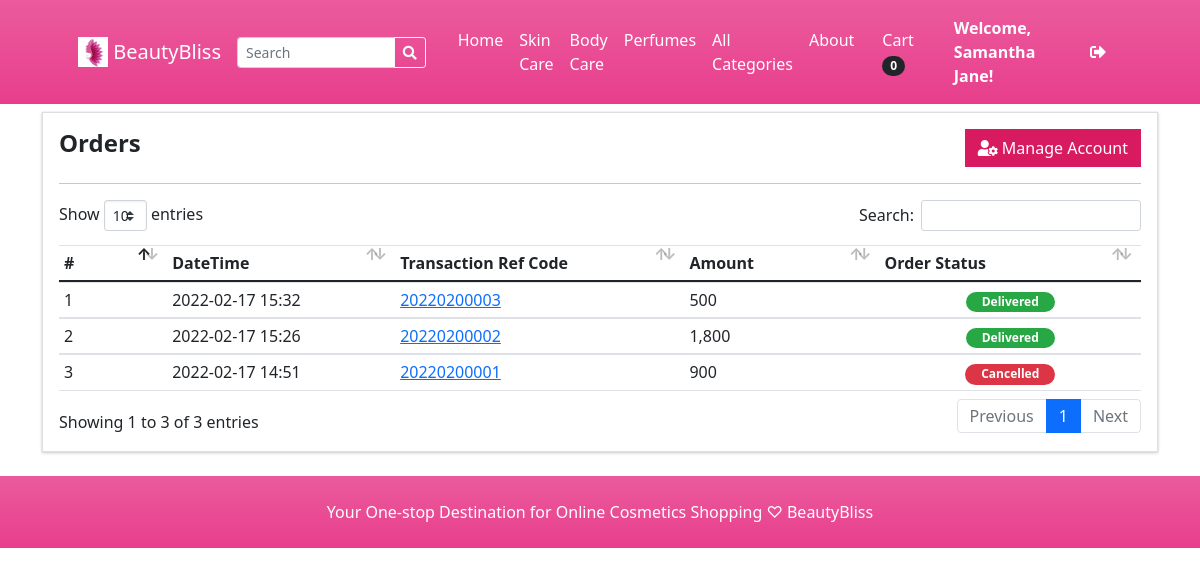
Page /?p=my_account (signed in) on the committed database.
### tables this page shows
CREATE TABLE `categories` (
  `id` int(30) NOT NULL,
  `category` varchar(250) NOT NULL,
  `description` text DEFAULT NULL,
  `status` tinyint(1) NOT NULL DEFAULT 1,
  `delete_flag` tinyint(1) NOT NULL DEFAULT 0,
  `date_created` datetime NOT NULL DEFAULT current_timestamp()
);

CREATE TABLE `orders` (
  `id` int(30) NOT NULL,
  `ref_code` varchar(100) NOT NULL,
  `client_id` int(30) NOT NULL,
  `delivery_address` text NOT NULL,
  `payment_method` varchar(100) NOT NULL,
  `order_type` tinyint(1) NOT NULL COMMENT '1= pickup,2= deliver',
  `amount` double NOT NULL,
  `status` tinyint(2) NOT NULL DEFAULT 0 COMMENT '0 = pending,\r\n1= Packed,\r\n2 = Out for Delivery,\r\n3=Delivered,\r\n4=cancelled',
  `paid` tinyint(1) NOT NULL DEFAULT 0,
  `date_created` datetime NOT NULL DEFAULT current_timestamp(),
  `date_updated` datetime DEFAULT NULL ON UPDATE current_timestamp()
);

### classes/DBConnection.php (called while the page is built, shortened)
<?php
class DBConnection{
    private $host = DB_SERVER;
    private $username = DB_USERNAME;
    private $password = DB_PASSWORD;
    private $database = DB_NAME;
    public $conn;
    public function __construct(){
        if (!isset($this->conn)) {
            $this->conn = new mysqli($this->host, $this->username, $this->password, $this->database);
        }
    }
}
?>

### classes/SystemSettings.php (called while the page is built, shortened)
<?php
class SystemSettings extends DBConnection{
	function userdata($field = ''){
		if(!empty($field)){
			if(isset($_SESSION['userdata'][$field]))
				return $_SESSION['userdata'][$field];
			else
				return null;
		}else{
			return false;
		}
	}
	function info($field=''){
		if(!empty($field)){
			if(isset($_SESSION['system_info'][$field]))
				return $_SESSION['system_info'][$field];
			else
				return false;
		}else{
			return false;
		}
	}
}
$_settings = new SystemSettings();
?>

### config.php (called while the page is built, shortened)
<?php
require_once('classes/DBConnection.php');
require_once('classes/SystemSettings.php');
function validate_image($file){
	if(!empty($file)){
        $ex = explode("?",$file);
        $file = $ex[0];
        $ts = isset($ex[1]) ? "?".$ex[1] : '';
		if(is_file(base_app.$file)){
			return base_url.$file.$ts;
		}else{
			return base_url.'dist/img/no-image-available.png';
		}
	}else{
		return base_url.'dist/img/no-image-available.png';
	}
}
?>

### my_account.php (the view, shortened to what this page needs)
<section class="py-2">
    <div class="container">
        <div class="card rounded-0">
            <div class="card-body">
                <div class="w-100 justify-content-between d-flex">
                    <h4><b>Orders</b></h4>
                    <a href="./?p=edit_account" class="btn btn btn-default btn-flat bg-maroon"><div class="fa fa-user-cog"></div> Manage Account</a>
                </div>
                    <hr class="border-warning">
                    <table class="table table-stripped text-dark">
                        <colgroup>
                            <col width="10%">
                            <col width="15">
                            <col width="25">
                            <col width="25">
                            <col width="15">
                        </colgroup>
                        <thead>
                            <tr>
                                <th>#</th>
                                <th>DateTime</th>
                                <th>Transaction Ref Code</th>
                                <th>Amount</th>
                                <th>Order Status</th>
                            </tr>
                        </thead>
                        <tbody>
                            <?php
                                $i = 1;
                                $qry = $conn->query("SELECT o.*,concat(c.firstname,' ',c.lastname) as client from `orders` o inner join clients c on c.id = o.client_id where o.client_id = '".$_settings->userdata('id')."' order by unix_timestamp(o.date_created) desc ");
                                while($row = $qry->fetch_assoc()):
                            ?>
                                <tr>
                                    <td><?php echo $i++ ?></td>
                                    <td><?php echo date("Y-m-d H:i",strtotime($row['date_created'])) ?></td>
                                    <td><a href="javascript:void(0)" class="view_order" data-id="<?php echo $row['id'] ?>"><?php echo $row['ref_code'] ?></a></td>
                                    <td><?php echo number_format($row['amount']) ?> </td>
                                    <td class="text-center">
                                            <?php if($row['status'] == 0): ?>
                                                <span class="badge badge-light text-dark border px-3 rounded-pill">Pending</span>
                                            <?php elseif($row['status'] == 1): ?>
                                                <span class="badge badge-primary px-3 rounded-pill">Packed</span>
                                            <?php elseif($row['status'] == 2): ?>
                                                <span class="badge badge-warning px-3 rounded-pill">Out for Delivery</span>
                                            <?php elseif($row['status'] == 3): ?>
                                                <span class="badge badge-success px-3 rounded-pill">Delivered</span>
                                            <?php else: ?>
                                                <span class="badge badge-danger px-3 rounded-pill">Cancelled</span>
                                            <?php endif; ?>
                                        </td>
                                    </tr>
                            <?php endwhile; ?>
                        </tbody>
                    </table>
            </div>
        </div>
    </div>
</section>

### inc/topBarNav.php (shortened to what this page needs)
<nav class="navbar navbar-expand-lg navbar-dark bg-gradient-pink">
            <div class="container px-4 px-lg-5 ">
                <a class="navbar-brand" href="./">
                <img src="<?php echo validate_image($_settings->info('logo')) ?>" width="30" height="30" class="d-inline-block align-top" alt="" loading="lazy">
                <?php echo $_settings->info('short_name') ?>
                </a>
                <form class="form-inline" id="search-form">
                  <div class="input-group">
                    <input class="form-control form-control-sm form " type="search" placeholder="Search" aria-label="Search" name="search"  value="<?php echo isset($_GET['search']) ? $_GET['search'] : "" ?>"  aria-describedby="button-addon2">
                    <div class="input-group-append">
                      <button class="btn btn-outline-light btn-sm m-0" type="submit" id="button-addon2"><i class="fa fa-search"></i></button>
                    </div>
                  </div>
                </form>
                <div class="collapse navbar-collapse" id="navbarSupportedContent">
                    <ul class="navbar-nav me-auto mb-2 mb-lg-0 ms-lg-4">
                        <li class="nav-item"><a class="nav-link text-white" aria-current="page" href="./">Home</a></li>
                        <?php
                        $cat_qry = $conn->query("SELECT * FROM categories where status = 1  limit 3");
                        $count_cats =$conn->query("SELECT * FROM categories where status = 1 ")->num_rows;
                        while($crow = $cat_qry->fetch_assoc()):
                        ?>
                        <li class="nav-item"><a class="nav-link text-white" aria-current="page" href="./?p=products&c=<?php echo md5($crow['id']) ?>"><?php echo $crow['category'] ?></a></li>
                        <?php endwhile; ?>
                        <?php if($count_cats > 3): ?>
                        <li class="nav-item"><a class="nav-link text-white" href="./?p=view_categories">All Categories</a></li>
                        <?php endif; ?>
                        <li class="nav-item"><a class="nav-link text-white" href="./?p=about">About</a></li>
                    </ul>
                    <div class="d-flex align-items-center">
                      <?php if($_settings->userdata('id') > 0 && $_settings->userdata('login_type') == 2): ?>
                        <a class="text-dark mr-2 nav-link text-white" href="./?p=cart">
                            Cart
                            <span class="badge bg-dark text-white ms-1 rounded-pill" id="cart-count">
                              <?php
                                $count = $conn->query("SELECT SUM(quantity) as items from `cart` where client_id =".$_settings->userdata('id'))->fetch_assoc()['items'];
                                echo ($count > 0 ? $count : 0);
                              ?>
                            </span>
                        </a>
                            <a href="./?p=my_account" class="text-dark  nav-link text-white"><b>Welcome, <?php echo $_settings->userdata('firstname')?>!</b></a>
                            <a href="logout.php" class="text-dark  nav-link text-white"><i class="fa fa-sign-out-alt"></i></a>
                        <?php else: ?>
                        <button class="btn btn-outline-dark ml-2" id="login-btn" type="button">Login</button>
                        <?php endif; ?>
                    </div>
                </div>
            </div>
        </nav>

### rows in the picture
categories: category "Skin Care"
categories: category "Body Care"
categories: category "Perfumes"
orders: date_created "2022-02-17 15:32", ref_code "20220200003", amount "500", status "Delivered"
orders: date_created "2022-02-17 15:26", ref_code "20220200002", amount "1,800", status "Delivered"
orders: date_created "2022-02-17 14:51", ref_code "20220200001", amount "900", status "Cancelled"

### other values in the picture
$_settings->info('short_name') "BeautyBliss"
$_settings->userdata('firstname') "Samantha Jane"
